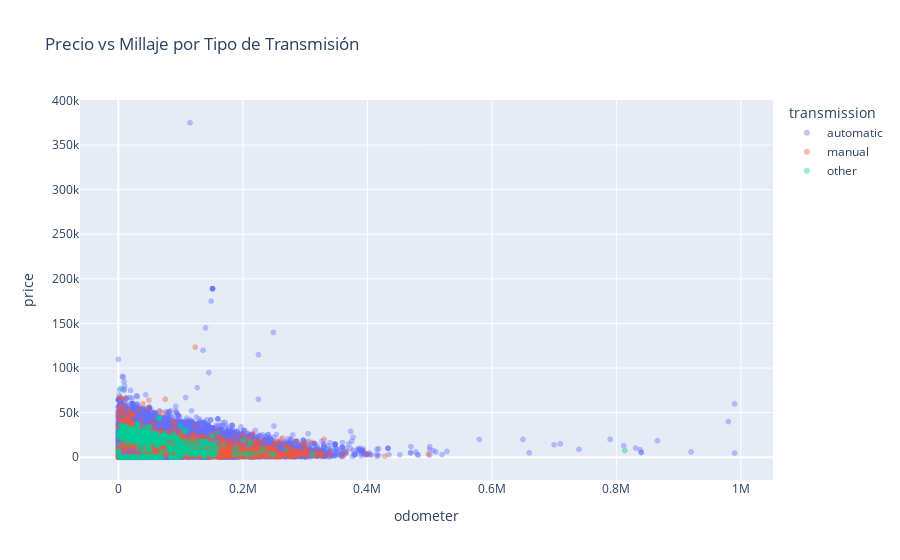

Source (notebook cell):
### Code cell
# Verificamos qué tipos de transmisión existen
print(df['transmission'].value_counts())

# Gráfico de dispersión comparando transmisiones
fig_trans = px.scatter(df, 
                       x="odometer", 
                       y="price", 
                       color="transmission", # Diferenciamos por color
                       title="Precio vs Millaje por Tipo de Transmisión",
                       opacity=0.4)
fig_trans.show()

### Figure 1 — Plotly figure (JSON) as saved in the notebook; plotly's stock layout.template omitted (floating-point values rounded to 4 significant figures; data arrays with more than 128 entries replaced by an {"elided": "..."} marker saying what was removed)
{"data": [{"hovertemplate": "transmission=automatic<br>odometer=%{x}<br>price=%{y}<extra></extra>", "legendgroup": "automatic", "marker": {"color": "#636efa", "opacity": 0.4, "symbol": "circle"}, "mode": "markers", "name": "automatic", "showlegend": true, "type": "scattergl", "x": {"elided": "46902 float values"}, "xaxis": "x", "y": {"elided": "46902 int values"}, "yaxis": "y"}, {"hovertemplate": "transmission=manual<br>odometer=%{x}<br>price=%{y}<extra></extra>", "legendgroup": "manual", "marker": {"color": "#EF553B", "opacity": 0.4, "symbol": "circle"}, "mode": "markers", "name": "manual", "showlegend": true, "type": "scattergl", "x": {"elided": "2829 float values"}, "xaxis": "x", "y": {"elided": "2829 int values"}, "yaxis": "y"}, {"hovertemplate": "transmission=other<br>odometer=%{x}<br>price=%{y}<extra></extra>", "legendgroup": "other", "marker": {"color": "#00cc96", "opacity": 0.4, "symbol": "circle"}, "mode": "markers", "name": "other", "showlegend": true, "type": "scattergl", "x": {"elided": "1794 float values"}, "xaxis": "x", "y": {"elided": "1794 int values"}, "yaxis": "y"}], "layout": {"legend": {"title": {"text": "transmission"}, "tracegroupgap": 0}, "title": {"text": "Precio vs Millaje por Tipo de Transmisión"}, "xaxis": {"anchor": "y", "domain": [0, 1], "title": {"text": "odometer"}}, "yaxis": {"anchor": "x", "domain": [0, 1], "title": {"text": "price"}}}}
